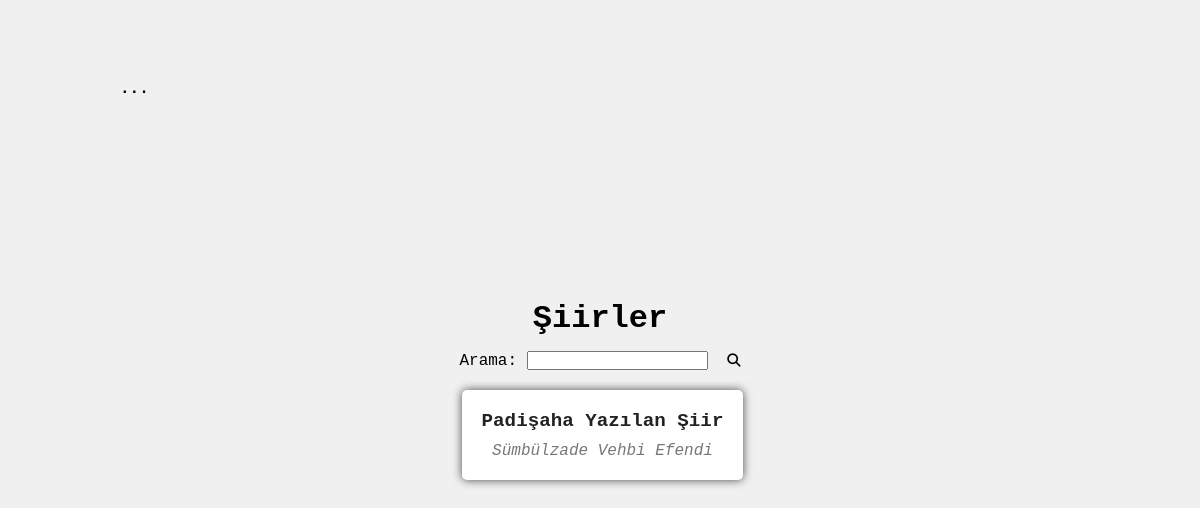
The app's page /, older data.
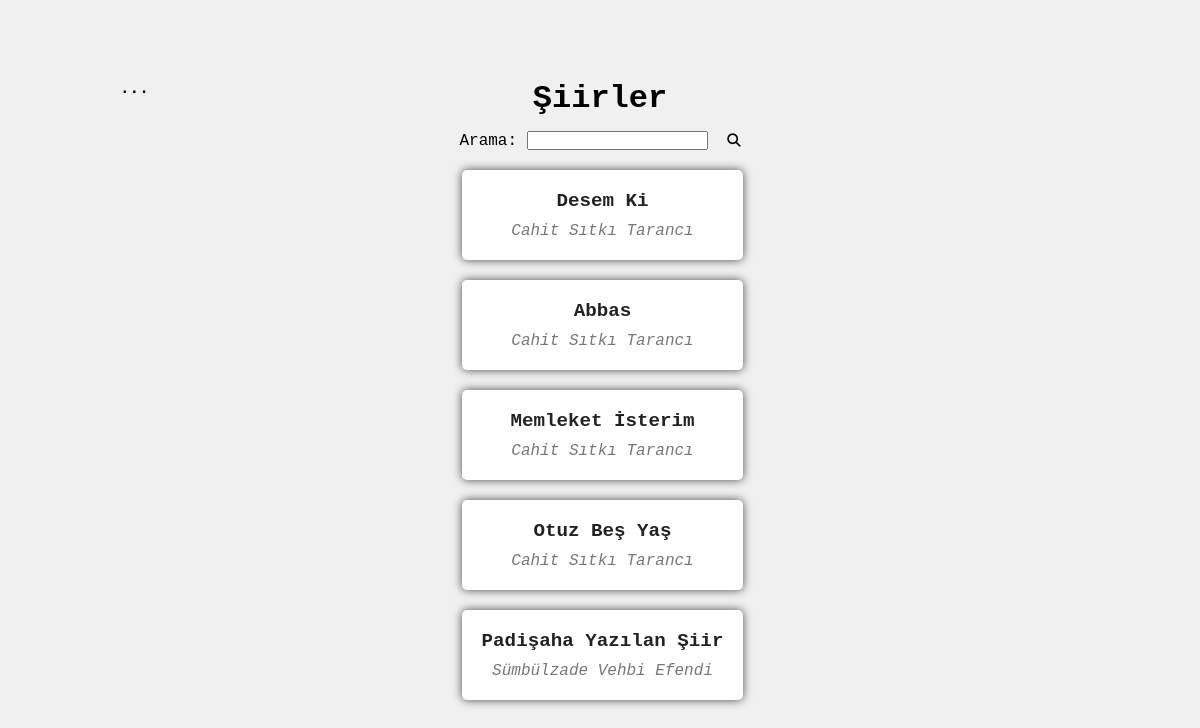
The same page, newer data.
### poetsShown/models.py (models this page shows, shortened)
class poets_shown(models.Model):
    poetAuthor = models.ForeignKey(poet_author,on_delete=models.CASCADE)
    poetName = models.CharField(max_length=60)
    poetContext = models.TextField(max_length=4000)
    popularity = models.PositiveIntegerField(default=0)

class poet_author(models.Model):
    author = models.CharField(max_length=60)
    def __str__(self):
        return self.author

### poetsShown/views.py (the view, shortened to what this page needs)
# urls.py: path("", views.index, name='index'),
def index(request):
    if request.method == "GET":
        poets = poets_shown.objects.order_by('-id')
        form = PoetSearchForm()
        return render(request,'poetsShown/index.html',{
            'poets':poets,
            'form':form
            })

### poetsShown/forms.py
class PoetSearchForm(forms.Form):
    query = forms.CharField(label='Arama', max_length=100,
    widget=forms.TextInput(attrs={'autocomplete': 'off'}))

### poetsShown/templates/poetsShown/index.html (shortened to what this page needs)
{% load static %}
<!DOCTYPE html>
<html lang="en">
<head>
    <link rel="stylesheet" href="{% static 'poetsShown/css/index.css' %}">
</head>
<body>
    <div class="container">
        <div class="menu">
            <div class="menu-toggle" onclick="toggleMenu()">...</div>
          </div>
        <ul>
            <h1>Şiirler</h1>
            <div class="form-container">
                <form method="post">
                    {{ form }}
                    <button type="submit" class="submitBtn"><i class="fa-solid fa-magnifying-glass"></i></button>
                </form>
            </div>
            {% for poet in poets %}
            <li>
                <div class="poetShow">
                    <a href="{% url 'poet_show' pk=poet.id  %}" class="poetLink">
                        <div class="poet">{{ poet.poetName }}</div>
                        <div class="poetName">{{ poet.poetAuthor }}</div>
                    </a>
                </div>
            </li>
            {% endfor %}
        </ul>
</body>
</html>

### poetsShown/static/poetsShown/css/index.css (style rules this page uses)
* { box-sizing: border-box; margin: 0; padding: 0; text-align: center; }
body { font-family: 'Andale Mono', monospace; background-color: #f0f0f0; }
.container { display: flex; justify-content: center; align-items: center; min-height: 100vh; padding: 20px; }
.poetShow { background-color: white; border-radius: 5px; box-shadow: 0 0 10px rgba(0, 0, 0, 0.7); margin: 20px; padding: 20px; max-width: 400px; text-align: center; margin-left: 25px; }
.poetLink { text-decoration: none; color: #222; }
.poet { font-size: 1.2em; font-weight: bold; margin-bottom: 10px; }
.poetName { font-style: italic; color: #777; }
ul { list-style-type: none; }
.submitBtn { border: none; height: auto; }
form { margin-top: 5%; }
.form-container { display: inline-block; align-items: center; }
.form-container .submitBtn { margin-left: 10px; }
.menu { position: absolute; top: 10%; left: 10%; }
.menu-toggle { cursor: pointer; font-weight:900; }

Row changes from the older to the newer data that the page shows:
added poets_shown: poetName "Desem Ki", poetAuthor "Cahit Sıtkı Tarancı"
added poets_shown: poetName "Abbas", poetAuthor "Cahit Sıtkı Tarancı"
added poets_shown: poetName "Memleket İsterim", poetAuthor "Cahit Sıtkı Tarancı"
added poets_shown: poetName "Otuz Beş Yaş", poetAuthor "Cahit Sıtkı Tarancı"
